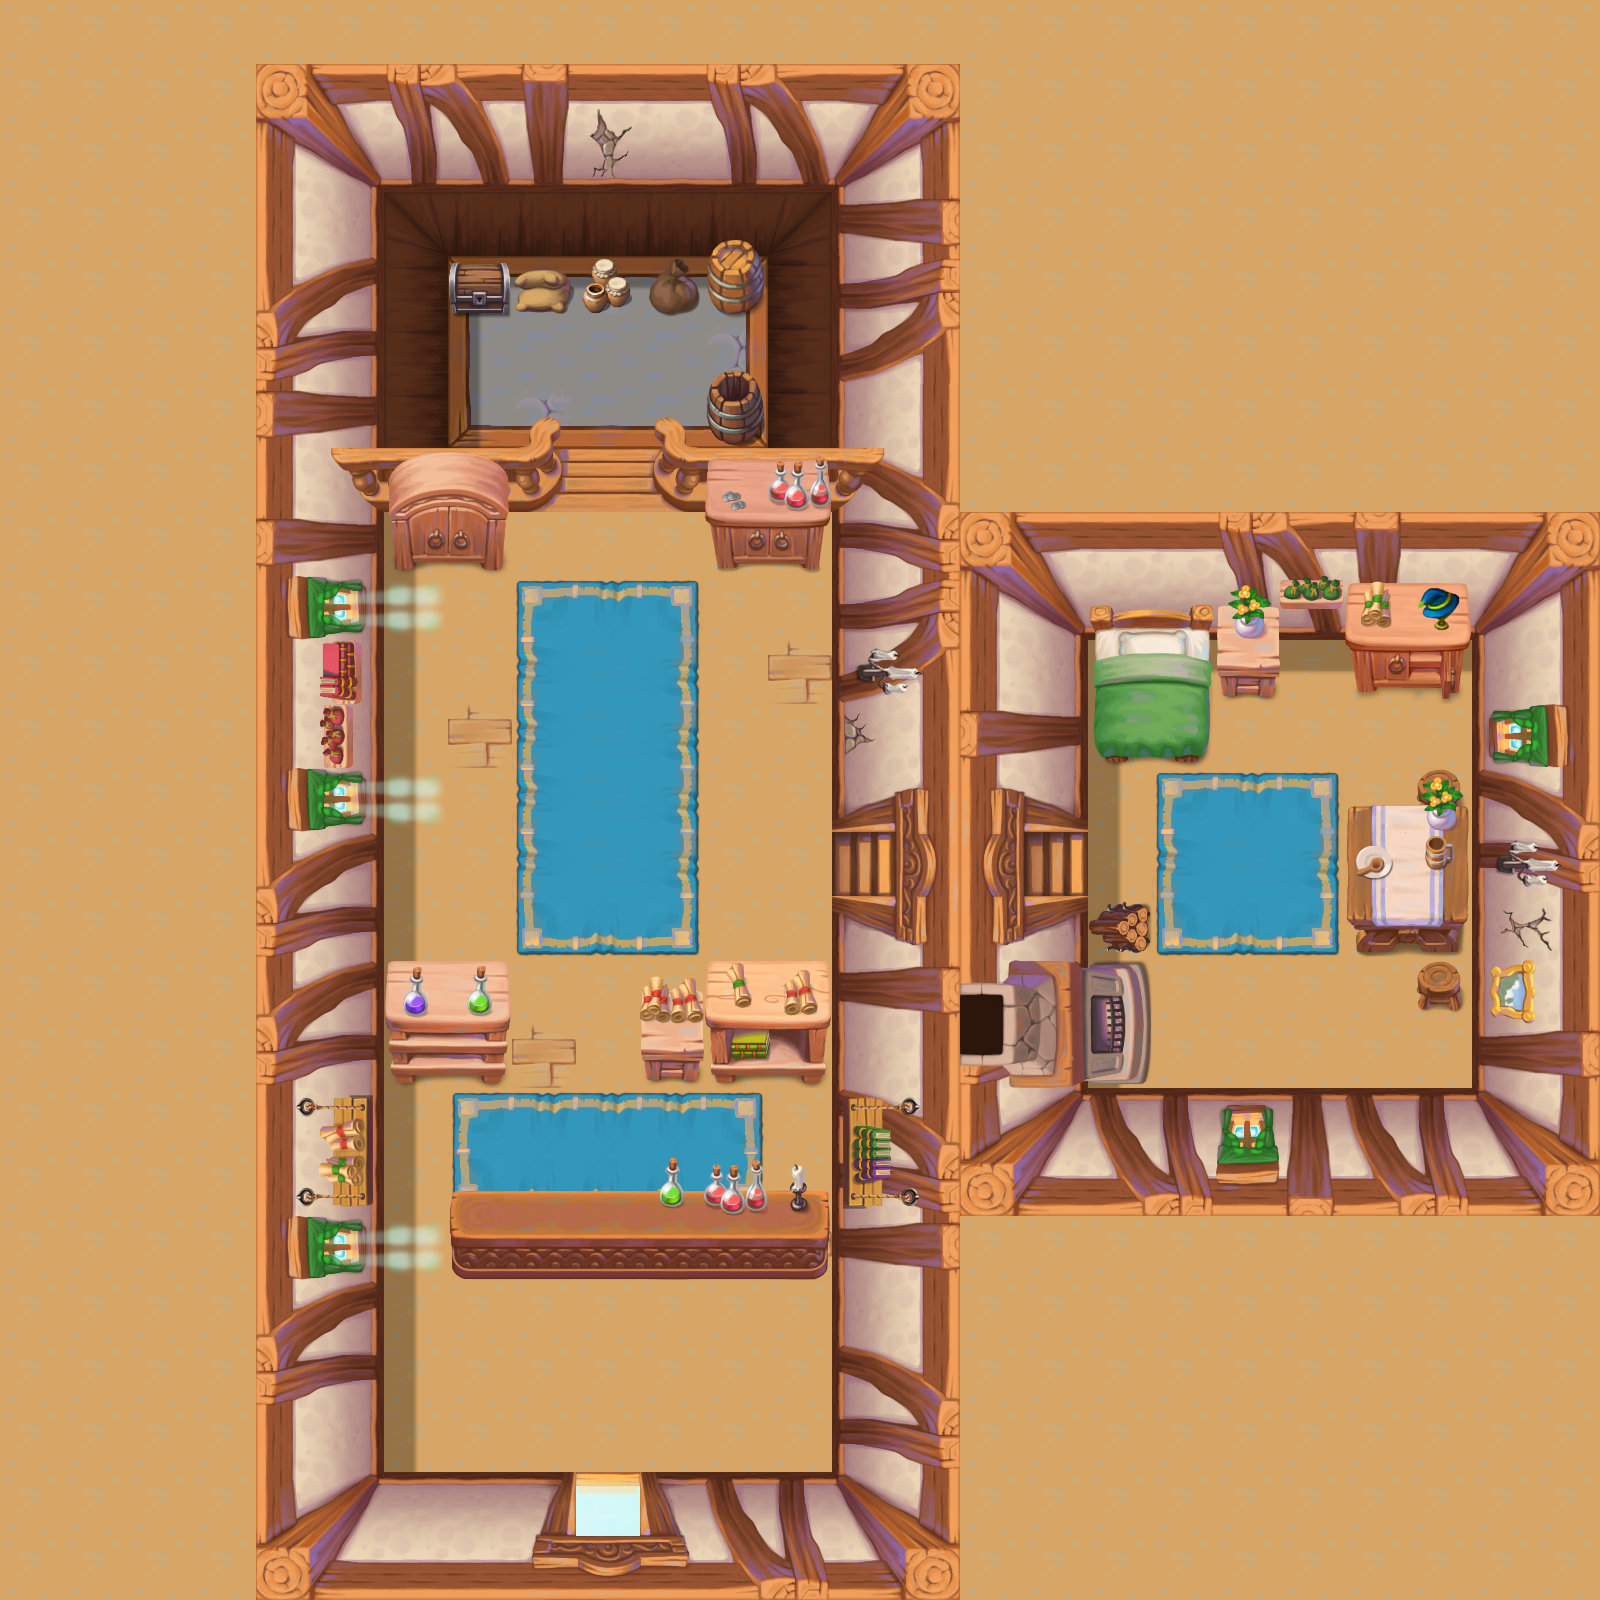

The image is a tile-based game level rendered from a .tmx file. Its description and source (layers, tilesets, objects; grid data summarised) follow:
An orthogonal 25x25 tile map with 64x64 px tiles, 7 tile layers (Ground, Shadows, Decorations, Obstacles_low, ...), 5 tilesets.

<map version="1.2" tiledversion="1.3.3" orientation="orthogonal" renderorder="right-down" width="25" height="25" tilewidth="64" tileheight="64" infinite="0" nextlayerid="8" nextobjectid="1">
 <tileset firstgid="1" source="Shadows@64x64_all.tsx" />
 <tileset firstgid="181" source="Extra_objects@64x64.tsx" />
 <tileset firstgid="437" source="TownInterior@64x64.tsx" />
 <tileset firstgid="693" source="Interior_objects@64x64.tsx" />
 <tileset firstgid="949" source="Mine@64x64.tsx" />
 <layer id="1" name="Ground" width="25" height="25">
  <data>[625 cells, 482 non-empty, 61 distinct tile ids]</data>
 </layer>
 <layer id="2" name="Shadows" width="25" height="25">
  <data>[625 cells, 44 non-empty, 12 distinct tile ids]</data>
 </layer>
 <layer id="3" name="Decorations" width="25" height="25">
  <data>[625 cells, 29 non-empty, 13 distinct tile ids]</data>
 </layer>
 <layer id="4" name="Obstacles_low" width="25" height="25">
  <data>[625 cells, 189 non-empty, 109 distinct tile ids]</data>
 </layer>
 <layer id="5" name="Obstacles_high" width="25" height="25">
  <data>[625 cells, 49 non-empty, 32 distinct tile ids]</data>
 </layer>
 <layer id="6" name="Above_low" width="25" height="25">
  <data>[625 cells, 27 non-empty, 20 distinct tile ids]</data>
 </layer>
 <layer id="7" name="Above_high" width="25" height="25">
  <data>[625 cells, 29 non-empty, 18 distinct tile ids]</data>
 </layer>
</map>
